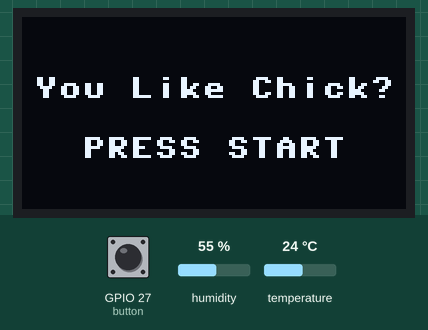
Simulated run of this program. Board: ESP32 board running MicroPython. Parts: 128×64 one-colour display. The test bench sets the inputs (shaded band); at power-on: GPIO 27 (button) HIGH, humidity 55 %, temperature 24 °C.

Above: at 1.2 s.
1.3 s: GPIO 27 (button) pulled LOW for 0.15 s
At 2.1 s:
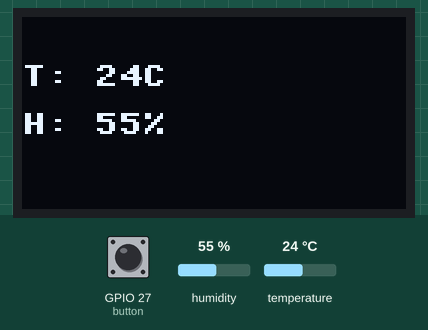
2.9 s: humidity set to 22 %
At 4.2 s:
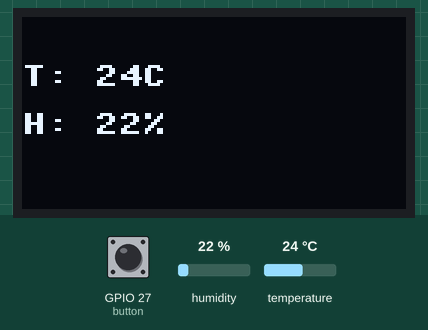
5.0 s: temperature set to 12 °C
At 6.3 s:
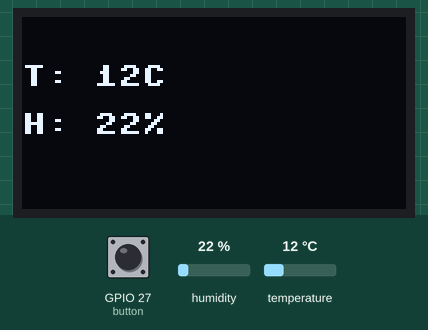
7.1 s: humidity set to 40 %
At 8.4 s:
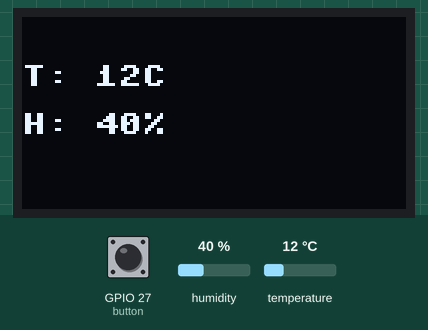
9.3 s: temperature set to 19 °C
Timing chart, 0 to 12.3 s (numbered marks = the images above; inputs shaded):
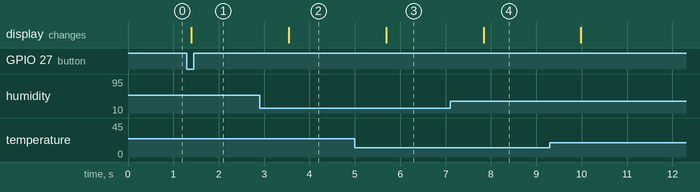

The program:

step1_wait_start.py
```python
from machine import Pin, SoftI2C
import ssd1306
import time
import dht

dht11 = dht.DHT11(Pin(13))  # 온습도 센서 S 는 13번
button = Pin(27, Pin.IN, Pin.PULL_UP)  # 시작 버튼 (누르면 0)
i2c = SoftI2C(scl=Pin(22), sda=Pin(21))
oled = ssd1306.SSD1306_I2C(128, 64, i2c)

started = False  # 아직 시작 전
oled.fill(0)
oled.text("You Like Chick?", 4, 20)
oled.text("PRESS START", 20, 40)
oled.show()
while True:
    if button.value() == 0:  # 버튼을 누르면
        started = True  # 시작!
    if started:  # 시작한 뒤에만 재고 보여 줘요
        dht11.measure()
        t = dht11.temperature()
        h = dht11.humidity()
        oled.fill(0)
        oled.text("T: " + str(t) + "C", 0, 16)
        oled.text("H: " + str(h) + "%", 0, 32)
        oled.show()
        time.sleep(2)  # DHT11 은 한 번 잰 뒤 쉬어야 해요
    time.sleep(0.1)
```

Measured:
- after the input at 1.3 s, the display: changes after 0.10 s (image 1)
- after the input at 2.9 s, the display: changes after 0.64 s (image 2)
- after the input at 5.0 s, the display: changes after 0.69 s (image 3)
- after the input at 7.1 s, the display: changes after 0.74 s (image 4)
